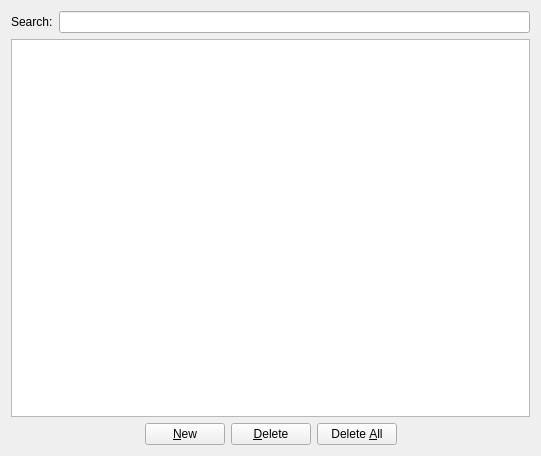
<?xml version="1.0" encoding="UTF-8"?>
<ui version="4.0">
<comment> Copyright (C) 2019 - 2025 by Pedro Mendes, Rector and Visitors of the </comment>
<comment> University of Virginia, University of Heidelberg, and University </comment>
<comment> of Connecticut School of Medicine. </comment>
<comment> All rights reserved. </comment>

<comment> Copyright (C) 2017 - 2018 by Pedro Mendes, Virginia Tech Intellectual </comment>
<comment> Properties, Inc., University of Heidelberg, and University of </comment>
<comment> of Connecticut School of Medicine. </comment>
<comment> All rights reserved. </comment>

<comment> Copyright (C) 2011 - 2016 by Pedro Mendes, Virginia Tech Intellectual </comment>
<comment> Properties, Inc., University of Heidelberg, and The University </comment>
<comment> of Manchester. </comment>
<comment> All rights reserved. </comment>

 <comment> All rights reserved. </comment>
 <class>CQLayoutsWidget</class>
 <widget class="CopasiWidget" name="CQLayoutsWidget">
  <property name="geometry">
   <rect>
    <x>0</x>
    <y>0</y>
    <width>541</width>
    <height>456</height>
   </rect>
  </property>
  <property name="caption" stdset="0">
   <string>Compartments</string>
  </property>
  <layout class="QGridLayout">
   <item row="8" column="0" colspan="2">
    <layout class="QHBoxLayout">
     <item>
      <spacer name="horizontalSpacerLeft">
       <property name="orientation">
        <enum>Qt::Horizontal</enum>
       </property>
       <property name="sizeHint" stdset="0">
        <size>
         <width>40</width>
         <height>20</height>
        </size>
       </property>
      </spacer>
     </item>
     <item>
      <widget class="QPushButton" name="mpBtnNew">
       <property name="text">
        <string>&amp;New</string>
       </property>
      </widget>
     </item>
     <item>
      <widget class="QPushButton" name="mpBtnDelete">
       <property name="focusPolicy">
        <enum>Qt::NoFocus</enum>
       </property>
       <property name="text">
        <string>&amp;Delete</string>
       </property>
      </widget>
     </item>
     <item>
      <widget class="QPushButton" name="mpBtnClear">
       <property name="focusPolicy">
        <enum>Qt::NoFocus</enum>
       </property>
       <property name="text">
        <string>Delete &amp;All</string>
       </property>
      </widget>
     </item>
     <item>
      <spacer name="horizontalSpacerRight">
       <property name="orientation">
        <enum>Qt::Horizontal</enum>
       </property>
       <property name="sizeHint" stdset="0">
        <size>
         <width>40</width>
         <height>20</height>
        </size>
       </property>
      </spacer>
     </item>
    </layout>
   </item>
   <item row="3" column="0" rowspan="3" colspan="2">
    <layout class="QHBoxLayout" name="horizontalLayout">
     <item>
      <widget class="QLabel" name="label">
       <property name="text">
        <string>Search:</string>
       </property>
      </widget>
     </item>
     <item>
      <widget class="QLineEdit" name="mpLEFilter"/>
     </item>
    </layout>
   </item>
   <item row="6" column="0" colspan="2">
    <widget class="CQTableView" name="mpTblLayouts">
     <property name="editTriggers">
      <set>QAbstractItemView::CurrentChanged|QAbstractItemView::EditKeyPressed|QAbstractItemView::SelectedClicked</set>
     </property>
     <property name="alternatingRowColors">
      <bool>true</bool>
     </property>
     <property name="selectionMode">
      <enum>QAbstractItemView::ExtendedSelection</enum>
     </property>
     <property name="selectionBehavior">
      <enum>QAbstractItemView::SelectRows</enum>
     </property>
     <property name="horizontalScrollMode">
      <enum>QAbstractItemView::ScrollPerPixel</enum>
     </property>
     <property name="sortingEnabled">
      <bool>true</bool>
     </property>
    </widget>
   </item>
  </layout>
 </widget>
 <layoutdefault spacing="6" margin="11"/>
 <customwidgets>
  <customwidget>
   <class>CopasiWidget</class>
   <extends>QWidget</extends>
   <header>copasi/UI/copasiWidget.h</header>
   <container>1</container>
  </customwidget>
  <customwidget>
   <class>CQTableView</class>
   <extends>QTableView</extends>
   <header>copasi/UI/CQTableView.h</header>
  </customwidget>
 </customwidgets>
 <tabstops>
  <tabstop>mpTblLayouts</tabstop>
  <tabstop>mpBtnDelete</tabstop>
  <tabstop>mpBtnClear</tabstop>
 </tabstops>
 <includes>
  <include location="global">vector</include>
 </includes>
 <resources/>
 <connections>
  <connection>
   <sender>mpBtnClear</sender>
   <signal>pressed()</signal>
   <receiver>CQLayoutsWidget</receiver>
   <slot>slotBtnClearClicked()</slot>
   <hints>
    <hint type="sourcelabel">
     <x>334</x>
     <y>443</y>
    </hint>
    <hint type="destinationlabel">
     <x>20</x>
     <y>20</y>
    </hint>
   </hints>
  </connection>
  <connection>
   <sender>mpBtnDelete</sender>
   <signal>pressed()</signal>
   <receiver>CQLayoutsWidget</receiver>
   <slot>slotBtnDeleteClicked()</slot>
   <hints>
    <hint type="sourcelabel">
     <x>253</x>
     <y>443</y>
    </hint>
    <hint type="destinationlabel">
     <x>20</x>
     <y>20</y>
    </hint>
   </hints>
  </connection>
  <connection>
   <sender>mpBtnNew</sender>
   <signal>pressed()</signal>
   <receiver>CQLayoutsWidget</receiver>
   <slot>slotBtnNewClicked()</slot>
   <hints>
    <hint type="sourcelabel">
     <x>189</x>
     <y>434</y>
    </hint>
    <hint type="destinationlabel">
     <x>270</x>
     <y>227</y>
    </hint>
   </hints>
  </connection>
  <connection>
   <sender>mpTblLayouts</sender>
   <signal>doubleClicked(QModelIndex)</signal>
   <receiver>CQLayoutsWidget</receiver>
   <slot>slotDoubleClicked(QModelIndex)</slot>
   <hints>
    <hint type="sourcelabel">
     <x>270</x>
     <y>212</y>
    </hint>
    <hint type="destinationlabel">
     <x>270</x>
     <y>227</y>
    </hint>
   </hints>
  </connection>
 </connections>
  <slots>
    <slot>slotBtnNewClicked()</slot>
    <slot>slotBtnDeleteClicked()</slot>
    <slot>slotBtnClearClicked()</slot>
    <slot>slotDoubleClicked(QModelIndex)</slot>
    <slot>dataChanged(QModelIndex,QModelIndex)</slot>
    <slot>slotFilterChanged()</slot>
    <slot>slotShowLayout(QModelIndex)</slot>
  </slots>
</ui>
